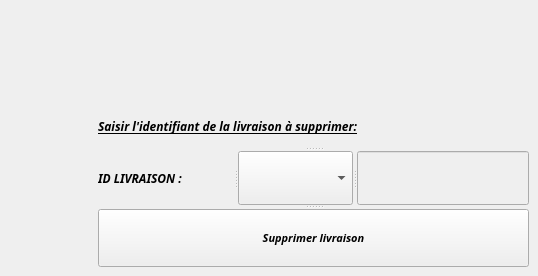
      <widget class="QWidget" name="tab_19">
       <attribute name="title">
        <string>SUPPRESSION</string>
       </attribute>
       <widget class="QSplitter" name="splitter_38">
        <property name="geometry">
         <rect>
          <x>98</x>
          <y>106</y>
          <width>431</width>
          <height>161</height>
         </rect>
        </property>
        <property name="orientation">
         <enum>Qt::Vertical</enum>
        </property>
        <widget class="QLabel" name="label_27">
         <property name="font">
          <font>
           <family>Simplified Arabic Fixed</family>
           <pointsize>9</pointsize>
           <weight>75</weight>
           <italic>true</italic>
           <bold>true</bold>
           <underline>true</underline>
          </font>
         </property>
         <property name="text">
          <string>Saisir l'identifiant de la livraison à supprimer:</string>
         </property>
        </widget>
        <widget class="QSplitter" name="splitter_39">
         <property name="orientation">
          <enum>Qt::Horizontal</enum>
         </property>
         <widget class="QLabel" name="reference_sup_6">
          <property name="font">
           <font>
            <family>Simplified Arabic Fixed</family>
            <pointsize>9</pointsize>
            <weight>75</weight>
            <italic>true</italic>
            <bold>true</bold>
            <underline>false</underline>
           </font>
          </property>
          <property name="text">
           <string>ID LIVRAISON :</string>
          </property>
         </widget>
         <widget class="QComboBox" name="comboBox_8"/>
         <widget class="QLineEdit" name="sup_3">
          <property name="enabled">
           <bool>false</bool>
          </property>
         </widget>
        </widget>
        <widget class="QPushButton" name="supprimer_liv">
         <property name="font">
          <font>
           <family>Simplified Arabic Fixed</family>
           <pointsize>8</pointsize>
           <weight>75</weight>
           <italic>true</italic>
           <bold>true</bold>
           <underline>false</underline>
          </font>
         </property>
         <property name="text">
          <string>Supprimer livraison</string>
         </property>
        </widget>
       </widget>
      </widget>
